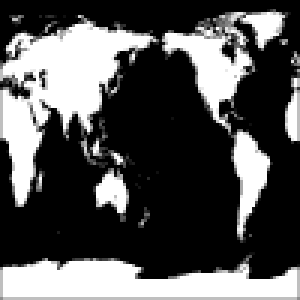
#> input picture Ch16/world.gif, 100 x 100 px, given in place of world.png, which was not available (shown 3 times larger)
$ python MRF.py   (Python 2 division)
#> lines starting #> are read from the running program, lines starting #| are printed output that depends on the picture; after the words box and inside, x2 and y2 are one past the last pixel; in counts of white or black regions, pixels touching at a corner belong together; pictures that were not available may be replaced by others from this repository, and a replacement may not be noted

# Code from Chapter 16 of Machine Learning: An Algorithmic Perspective (2nd Edition)
# by Stephen Marsland (http://stephenmonika.net)

# You are free to use, change, or redistribute the code in any way you wish for
# non-commercial purposes, but please maintain the name of the original author.
# This code comes with no warranty of any kind.

# Stephen Marsland, 2008, 2014

# Demonstration of the Markov Random Field method of image denoising
import pylab as pl
import numpy as np

def MRF(I,J,eta=2.0,zeta=1.5):
    ind =np.arange(np.shape(I)[0])
    np.random.shuffle(ind)
    orderx = ind.copy()
    np.random.shuffle(ind)

    for i in orderx:
        for j in ind:
            oldJ = J[i,j]
            J[i,j]=1
            patch = 0
            for k in range(-1,1):
                for l in range(-1,1):
                    patch += J[i,j] * J[i+k,j+l]
            energya = -eta*np.sum(I*J) - zeta*patch
            J[i,j]=-1
            patch = 0
            for k in range(-1,1):
                for l in range(-1,1):
                    patch += J[i,j] * J[i+k,j+l]
            energyb = -eta*np.sum(I*J) - zeta*patch
            if energya<energyb:
                J[i,j] = 1
            else:
                J[i,j] = -1
    return J

I = pl.imread('world.png')
#> I is the input picture: shape (100, 100, 4); mean R, G, B, A 84.6, 84.6, 84.6, 255
N = np.shape(I)[0]
#> N = 100
I = I[:,:,0]
#> I: shape (100, 100)
I = np.where(I<0.1,-1,1)
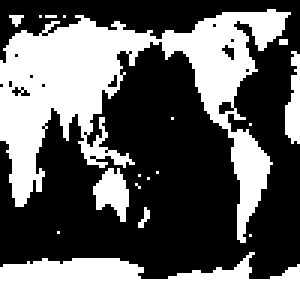
#> I: shape (100, 100) int64 (shown 3 times larger); values -1 (black) and 1 (white), 40.2% white; 18 white regions (14 under 20 px), largest, box (x1, y1, x2, y2) and area: (0, 3, 97, 81) 2642, (0, 84, 100, 100) 1098, (31, 56, 43, 74) 133, (95, 17, 100, 48) 106
pl.imshow(I)
pl.title('Original Image')

noise = np.random.rand(N,N)
J = I.copy()
ind = np.where(noise<0.1)
J[ind] = -J[ind]
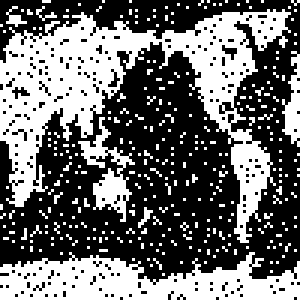
#> J: shape (100, 100) int64 (shown 3 times larger); values -1 (black) and 1 (white), 42.7% white; 319 white regions (314 under 20 px), largest, box (x1, y1, x2, y2) and area: (0, 3, 97, 81) 2403, (0, 84, 100, 100) 1015, (26, 39, 45, 74) 216, (94, 17, 100, 49) 104, (2, 2, 9, 9) 20
pl.figure()
pl.imshow(J)
pl.title('Noisy image')
newJ = J.copy()
newJ = MRF(I,newJ)
#> after the loop in MRF, `for i in orderx:`:
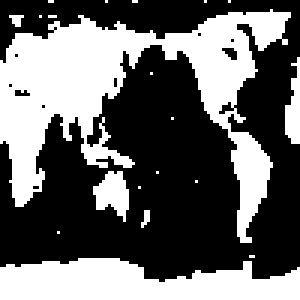
#> J: shape (100, 100) int64 (shown 3 times larger); values -1 (black) and 1 (white), 40.4% white; 20 white regions (16 under 20 px), largest, box (x1, y1, x2, y2) and area: (0, 3, 97, 81) 2722, (0, 86, 100, 100) 1057, (31, 57, 43, 74) 127, (95, 19, 100, 48) 94
pl.figure()
pl.imshow(newJ)
pl.title('Denoised version')
print np.sum(I-J), np.sum(I-newJ)
#| -490 -36
pl.show()
